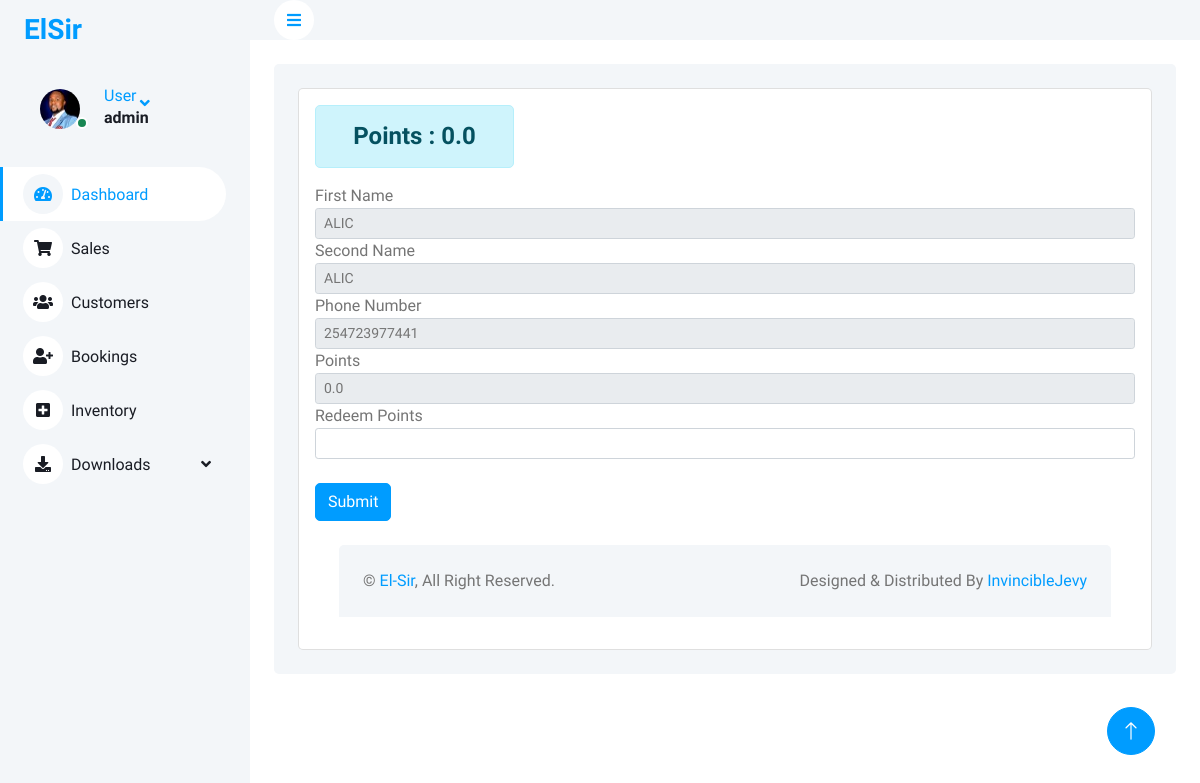
Page /redeemPoints/131 (signed in) on the earlier database version.
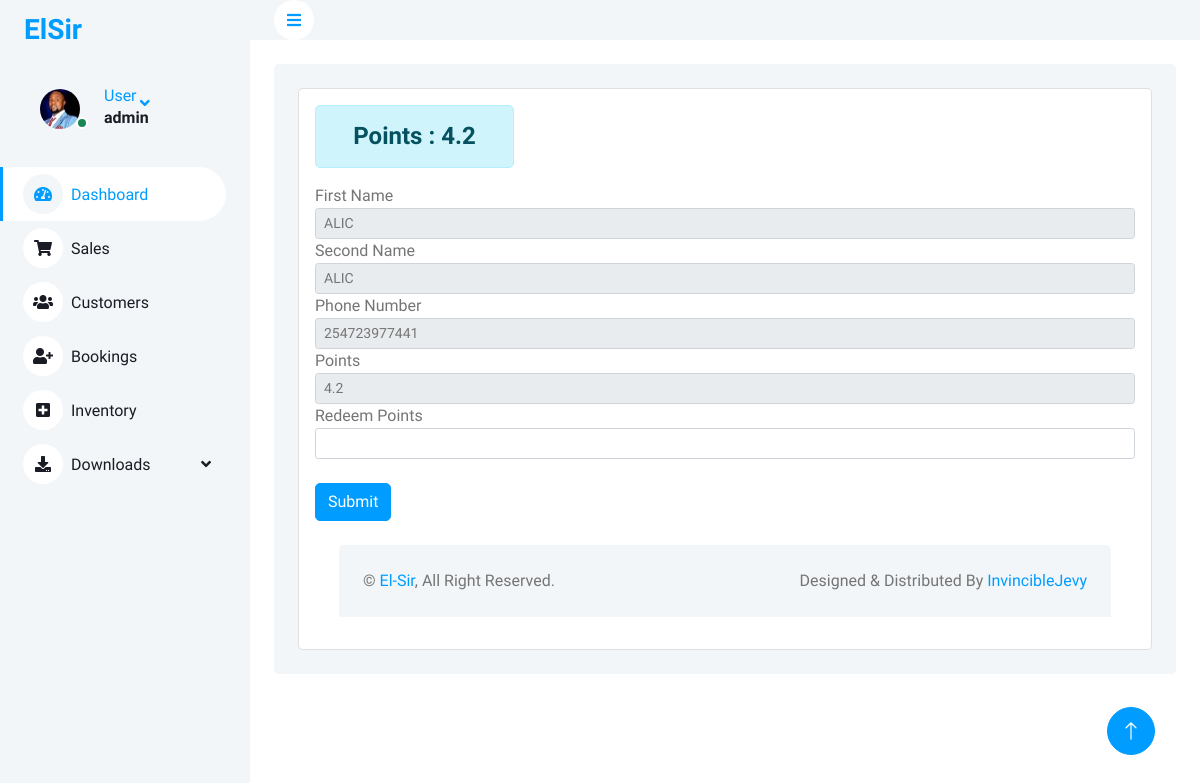
Same page on the later database version.
### elsiruser/models.py (models this page shows, shortened)
class Customer(models.Model):
    first_name = models.CharField(max_length=255)
    second_name = models.CharField(max_length=255)
    phone = models.CharField(max_length=12)
    email_address =models.EmailField(null=True,blank=True)
    debt = models.IntegerField(null=True, blank=True,default=0)
    loyalty_points = models.FloatField(null=True, blank=True,default=0)

### elsiruser/views.py (the view, shortened to what this page needs)
# urls.py: path('redeemPoints/<str:pk>',views.redeemPoints, name="redeemPoints"),
@login_required(login_url='login')
def redeemPoints(request,pk):
    customer = Customer.objects.get(id=pk)
    form = CustomerForm(initial = {'first_name':customer.first_name,'second_name':customer.second_name,'phone':customer.phone,'debt':customer.debt})
    context = {
        'customer':customer,
        'form':form,
        'values': request.POST
    }
    return render(request,'redeemPoints.html',context)

### elsiruser/forms.py
class CustomerForm(ModelForm):
    class Meta:
        model = Customer
        fields = ['first_name','second_name','phone','email_address']
        widgets = {
            'first_name': forms.TextInput(attrs={'class':'form-control', 'id':'fnameid'}),
            'second_name': forms.TextInput(attrs={'class':'form-control', 'id':'snameid'}),
            'phone': forms.TextInput(attrs={'class':'form-control', 'id':'phoneid'}),
            'email_address': forms.EmailInput(attrs={'class':'form-control', 'id':'mailid'})
        }

### elsiruser/templates/redeemPoints.html (shortened to what this page needs)
{% extends 'base.html' %}
{% load static %}
{% block content %}
{%include 'sidebar.html' %}
<div class="content">
  <nav class="navbar navbar-expand bg-light navbar-light sticky-top px-4 py-0">
    <a href="{% url 'dashboard' %}" class="sidebar-toggler flex-shrink-0">
      <i class="fa fa-bars"></i>
    </a>
  </nav>
  <div class="container-fluid pt-4 px-4">
    <div class="bg-light text-left rounded p-4">
      <div class="card">
        <div class="card-body">
          <div class="row g-2">
            <div class="col-sm-4 col-xl-3">
              <div>
                  <h4 class="text-center alert alert-info ">Points : {{customer.loyalty_points}}</h4>
              </div>
            </div>
          </div>
          <form action="{% url 'redeemPoints' customer.id %}" method="post">
            <div class="form-group">
              <label for="">First Name</label>
              <input type="text" class="form-control form-control-sm" name="FirstName" value="{{customer.first_name}}" readonly/>
            <div>
            <div class="form-group">
              <label for="">Second Name</label>
              <input type="text" class="form-control form-control-sm" name="SecondName" value="{{customer.second_name}}" readonly/>
            <div>
              <div class="form-group">
                <label for="">Phone Number</label>
                <input type="text" class="form-control form-control-sm" name="Phone" value="{{customer.phone}}" readonly />
                <div class="form-group">
                  <label for="serviceprice">Points</label>
                  <input type="number" value="{{customer.loyalty_points}}" class="form-control form-control-sm" id="serviceprice" name="Debt" readonly />
                </div>
                  <div class="form-group">
                    <label for="">Redeem Points</label>
                    <input type="text" class="form-control form-control-sm" name="redeempoints" value="{{values.redeempoints}}" />
                  </div>
                  <br>
                  <input type="submit" value="Submit" class="btn btn-primary btn-primary-sm" />
          </form>
        </div>
      </div>
    </div>
    {% endblock %}

Differences in the rows shown:
changed Customer "ALIC": loyalty_points "0.0" → "4.2"; Debt "0.0" → "4.2"
